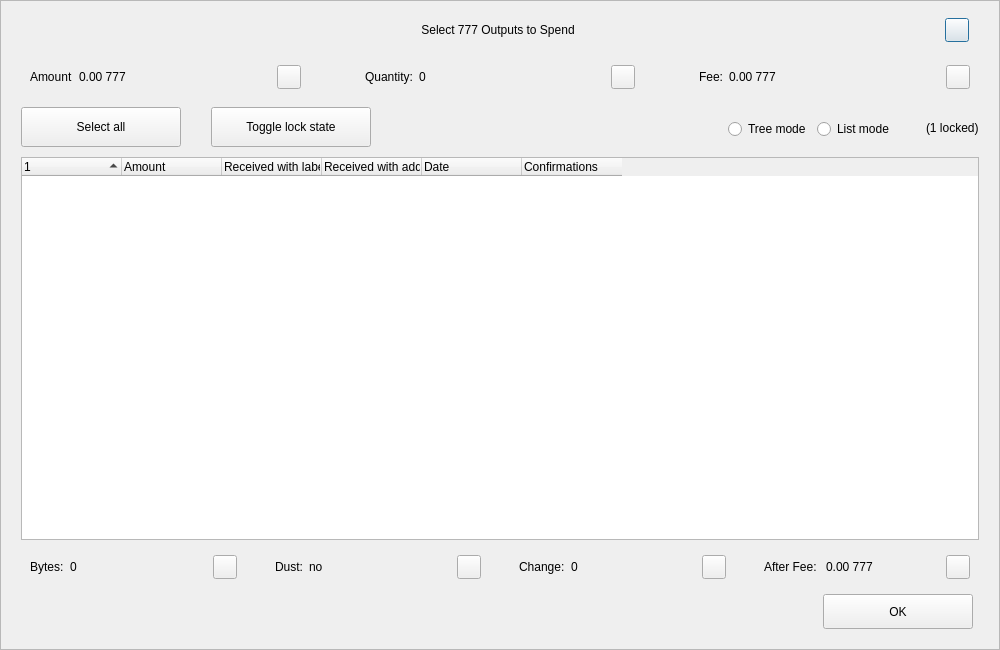
<?xml version="1.0" encoding="UTF-8"?>
<ui version="4.0">
 <class>CoinControlDialog</class>
 <widget class="QDialog" name="CoinControlDialog">
  <property name="geometry">
   <rect>
    <x>0</x>
    <y>0</y>
    <width>1000</width>
    <height>650</height>
   </rect>
  </property>
  <property name="minimumSize">
   <size>
    <width>950</width>
    <height>650</height>
   </size>
  </property>
  <property name="windowTitle">
   <string>Coin Selection</string>
  </property>
  <property name="styleSheet">
   <string notr="true"/>
  </property>
  <layout class="QVBoxLayout" name="verticalLayout">
   <property name="spacing">
    <number>0</number>
   </property>
   <property name="leftMargin">
    <number>0</number>
   </property>
   <property name="topMargin">
    <number>0</number>
   </property>
   <property name="rightMargin">
    <number>0</number>
   </property>
   <property name="bottomMargin">
    <number>0</number>
   </property>
   <item>
    <widget class="QFrame" name="frameContainer">
     <property name="toolTipDuration">
      <number>0</number>
     </property>
     <property name="frameShape">
      <enum>QFrame::StyledPanel</enum>
     </property>
     <property name="frameShadow">
      <enum>QFrame::Raised</enum>
     </property>
     <layout class="QVBoxLayout" name="verticalLayout_2">
      <property name="leftMargin">
       <number>0</number>
      </property>
      <property name="rightMargin">
       <number>0</number>
      </property>
      <property name="bottomMargin">
       <number>20</number>
      </property>
      <item>
       <layout class="QHBoxLayout" name="horizontalLayout_12">
        <property name="spacing">
         <number>0</number>
        </property>
        <property name="leftMargin">
         <number>20</number>
        </property>
        <property name="rightMargin">
         <number>30</number>
        </property>
        <item>
         <spacer name="horizontalSpacer_4">
          <property name="orientation">
           <enum>Qt::Horizontal</enum>
          </property>
          <property name="sizeHint" stdset="0">
           <size>
            <width>40</width>
            <height>20</height>
           </size>
          </property>
         </spacer>
        </item>
        <item>
         <widget class="QLabel" name="labelTitle">
          <property name="minimumSize">
           <size>
            <width>0</width>
            <height>40</height>
           </size>
          </property>
          <property name="maximumSize">
           <size>
            <width>16777215</width>
            <height>40</height>
           </size>
          </property>
          <property name="styleSheet">
           <string notr="true">padding-left:30px;</string>
          </property>
          <property name="text">
           <string>Select 777 Outputs to Spend</string>
          </property>
          <property name="alignment">
           <set>Qt::AlignCenter</set>
          </property>
          <property name="margin">
           <number>7</number>
          </property>
         </widget>
        </item>
        <item>
         <spacer name="horizontalSpacer_5">
          <property name="orientation">
           <enum>Qt::Horizontal</enum>
          </property>
          <property name="sizeHint" stdset="0">
           <size>
            <width>40</width>
            <height>20</height>
           </size>
          </property>
         </spacer>
        </item>
        <item>
         <widget class="QPushButton" name="btnEsc">
          <property name="minimumSize">
           <size>
            <width>24</width>
            <height>24</height>
           </size>
          </property>
          <property name="maximumSize">
           <size>
            <width>24</width>
            <height>24</height>
           </size>
          </property>
          <property name="text">
           <string/>
          </property>
         </widget>
        </item>
       </layout>
      </item>
      <item>
       <layout class="QHBoxLayout" name="horizontalLayout_8">
        <property name="leftMargin">
         <number>20</number>
        </property>
        <property name="rightMargin">
         <number>20</number>
        </property>
        <item>
         <widget class="QWidget" name="layoutAmount" native="true">
          <layout class="QHBoxLayout" name="horizontalLayout_9" stretch="0,1,0">
           <item>
            <widget class="QLabel" name="labelCoinControlAmountText">
             <property name="text">
              <string>Amount</string>
             </property>
            </widget>
           </item>
           <item>
            <widget class="QLabel" name="labelCoinControlAmount">
             <property name="text">
              <string>0.00 777</string>
             </property>
            </widget>
           </item>
           <item alignment="Qt::AlignHCenter|Qt::AlignVCenter">
            <widget class="QPushButton" name="pushButtonAmount">
             <property name="minimumSize">
              <size>
               <width>0</width>
               <height>24</height>
              </size>
             </property>
             <property name="maximumSize">
              <size>
               <width>24</width>
               <height>26</height>
              </size>
             </property>
             <property name="focusPolicy">
              <enum>Qt::NoFocus</enum>
             </property>
             <property name="styleSheet">
              <string notr="true">padding-bottom:2px;
padding-right:4px;</string>
             </property>
             <property name="text">
              <string/>
             </property>
            </widget>
           </item>
          </layout>
         </widget>
        </item>
        <item>
         <spacer name="horizontalSpacer_2">
          <property name="orientation">
           <enum>Qt::Horizontal</enum>
          </property>
          <property name="sizeType">
           <enum>QSizePolicy::Fixed</enum>
          </property>
          <property name="sizeHint" stdset="0">
           <size>
            <width>40</width>
            <height>20</height>
           </size>
          </property>
         </spacer>
        </item>
        <item>
         <widget class="QWidget" name="layoutQuantity" native="true">
          <layout class="QHBoxLayout" name="horizontalLayout_10" stretch="0,1,0">
           <item>
            <widget class="QLabel" name="labelCoinControlQuantityText">
             <property name="text">
              <string>Quantity:</string>
             </property>
            </widget>
           </item>
           <item>
            <widget class="QLabel" name="labelCoinControlQuantity">
             <property name="text">
              <string>0</string>
             </property>
            </widget>
           </item>
           <item alignment="Qt::AlignHCenter|Qt::AlignVCenter">
            <widget class="QPushButton" name="pushButtonQuantity">
             <property name="minimumSize">
              <size>
               <width>0</width>
               <height>24</height>
              </size>
             </property>
             <property name="maximumSize">
              <size>
               <width>24</width>
               <height>26</height>
              </size>
             </property>
             <property name="focusPolicy">
              <enum>Qt::NoFocus</enum>
             </property>
             <property name="styleSheet">
              <string notr="true">padding-bottom:2px;
               padding-right:4px;</string>
             </property>
             <property name="text">
              <string/>
             </property>
            </widget>
           </item>
          </layout>
         </widget>
        </item>
        <item>
         <spacer name="horizontalSpacer_22">
          <property name="orientation">
           <enum>Qt::Horizontal</enum>
          </property>
          <property name="sizeType">
           <enum>QSizePolicy::Fixed</enum>
          </property>
          <property name="sizeHint" stdset="0">
           <size>
            <width>40</width>
            <height>20</height>
           </size>
          </property>
         </spacer>
        </item>
        <item>
         <widget class="QWidget" name="layoutFee" native="true">
          <layout class="QHBoxLayout" name="horizontalLayout_11" stretch="0,1,0">
           <item>
            <widget class="QLabel" name="labelCoinControlFeeText">
             <property name="text">
              <string>Fee:</string>
             </property>
            </widget>
           </item>
           <item>
            <widget class="QLabel" name="labelCoinControlFee">
             <property name="text">
              <string>0.00 777</string>
             </property>
            </widget>
           </item>
           <item alignment="Qt::AlignHCenter|Qt::AlignVCenter">
            <widget class="QPushButton" name="pushButtonFee">
             <property name="minimumSize">
              <size>
               <width>0</width>
               <height>24</height>
              </size>
             </property>
             <property name="maximumSize">
              <size>
               <width>24</width>
               <height>26</height>
              </size>
             </property>
             <property name="focusPolicy">
              <enum>Qt::NoFocus</enum>
             </property>
             <property name="styleSheet">
              <string notr="true">padding-bottom:2px;
               padding-right:4px;</string>
             </property>
             <property name="text">
              <string/>
             </property>
            </widget>
           </item>
          </layout>
         </widget>
        </item>
       </layout>
      </item>
      <item>
       <widget class="QFrame" name="frame">
        <property name="minimumSize">
         <size>
          <width>0</width>
          <height>40</height>
         </size>
        </property>
        <property name="styleSheet">
         <string notr="true">#frame {
	border:0;
}</string>
        </property>
        <property name="frameShape">
         <enum>QFrame::StyledPanel</enum>
        </property>
        <property name="frameShadow">
         <enum>QFrame::Sunken</enum>
        </property>
        <layout class="QHBoxLayout" name="horizontalLayout">
         <property name="spacing">
          <number>0</number>
         </property>
         <property name="leftMargin">
          <number>20</number>
         </property>
         <property name="topMargin">
          <number>0</number>
         </property>
         <property name="rightMargin">
          <number>20</number>
         </property>
         <property name="bottomMargin">
          <number>0</number>
         </property>
         <item>
          <layout class="QHBoxLayout" name="horizontalLayoutPanel" stretch="0,0,0,0,0,0">
           <property name="spacing">
            <number>20</number>
           </property>
           <item>
            <widget class="QPushButton" name="pushButtonSelectAll">
             <property name="sizePolicy">
              <sizepolicy hsizetype="Maximum" vsizetype="Fixed">
               <horstretch>0</horstretch>
               <verstretch>0</verstretch>
              </sizepolicy>
             </property>
             <property name="minimumSize">
              <size>
               <width>160</width>
               <height>40</height>
              </size>
             </property>
             <property name="maximumSize">
              <size>
               <width>16777215</width>
               <height>40</height>
              </size>
             </property>
             <property name="text">
              <string>Select all</string>
             </property>
             <property name="checkable">
              <bool>true</bool>
             </property>
             <property name="checked">
              <bool>false</bool>
             </property>
             <property name="autoExclusive">
              <bool>false</bool>
             </property>
             <property name="autoDefault">
              <bool>false</bool>
             </property>
            </widget>
           </item>
           <item>
            <spacer name="horizontalSpacer_6">
             <property name="orientation">
              <enum>Qt::Horizontal</enum>
             </property>
             <property name="sizeType">
              <enum>QSizePolicy::Fixed</enum>
             </property>
             <property name="sizeHint" stdset="0">
              <size>
               <width>10</width>
               <height>20</height>
              </size>
             </property>
            </spacer>
           </item>
           <item>
            <widget class="QPushButton" name="pushButtonToggleLock">
             <property name="sizePolicy">
              <sizepolicy hsizetype="Maximum" vsizetype="Fixed">
               <horstretch>0</horstretch>
               <verstretch>0</verstretch>
              </sizepolicy>
             </property>
             <property name="minimumSize">
              <size>
               <width>160</width>
               <height>40</height>
              </size>
             </property>
             <property name="maximumSize">
              <size>
               <width>16777215</width>
               <height>40</height>
              </size>
             </property>
             <property name="text">
              <string>Toggle lock state</string>
             </property>
             <property name="checkable">
              <bool>true</bool>
             </property>
             <property name="autoExclusive">
              <bool>false</bool>
             </property>
             <property name="autoDefault">
              <bool>false</bool>
             </property>
            </widget>
           </item>
           <item>
            <spacer name="horizontalSpacer_7">
             <property name="orientation">
              <enum>Qt::Horizontal</enum>
             </property>
             <property name="sizeType">
              <enum>QSizePolicy::Expanding</enum>
             </property>
             <property name="sizeHint" stdset="0">
              <size>
               <width>30</width>
               <height>20</height>
              </size>
             </property>
            </spacer>
           </item>
           <item alignment="Qt::AlignRight">
            <widget class="QGroupBox" name="groupBox_2">
             <property name="styleSheet">
              <string notr="true">#groupBox_2 {
    background-color:transparent;
    border-radius:0;
}</string>
             </property>
             <property name="title">
              <string/>
             </property>
             <layout class="QHBoxLayout" name="horizontalLayout_14">
              <item>
               <widget class="QRadioButton" name="radioTreeMode">
                <property name="sizePolicy">
                 <sizepolicy hsizetype="Maximum" vsizetype="Fixed">
                  <horstretch>0</horstretch>
                  <verstretch>0</verstretch>
                 </sizepolicy>
                </property>
                <property name="text">
                 <string>Tree mode</string>
                </property>
               </widget>
              </item>
              <item>
               <widget class="QRadioButton" name="radioListMode">
                <property name="sizePolicy">
                 <sizepolicy hsizetype="Maximum" vsizetype="Fixed">
                  <horstretch>0</horstretch>
                  <verstretch>0</verstretch>
                 </sizepolicy>
                </property>
                <property name="text">
                 <string>List mode</string>
                </property>
                <property name="checked">
                 <bool>false</bool>
                </property>
               </widget>
              </item>
             </layout>
            </widget>
           </item>
           <item>
            <widget class="QLabel" name="labelLocked">
             <property name="text">
              <string>(1 locked)</string>
             </property>
            </widget>
           </item>
          </layout>
         </item>
        </layout>
       </widget>
      </item>
      <item>
       <layout class="QHBoxLayout" name="horizontalLayout_13">
        <property name="leftMargin">
         <number>20</number>
        </property>
        <property name="rightMargin">
         <number>20</number>
        </property>
        <item>
         <widget class="CoinControlTreeWidget" name="treeWidget">
          <property name="contextMenuPolicy">
           <enum>Qt::CustomContextMenu</enum>
          </property>
          <property name="styleSheet">
           <string notr="true"/>
          </property>
          <property name="sortingEnabled">
           <bool>false</bool>
          </property>
          <property name="columnCount">
           <number>6</number>
          </property>
          <attribute name="headerShowSortIndicator" stdset="0">
           <bool>true</bool>
          </attribute>
          <attribute name="headerStretchLastSection">
           <bool>false</bool>
          </attribute>
          <column>
           <property name="text">
            <string/>
           </property>
          </column>
          <column>
           <property name="text">
            <string>Amount</string>
           </property>
          </column>
          <column>
           <property name="text">
            <string>Received with label</string>
           </property>
          </column>
          <column>
           <property name="text">
            <string>Received with address</string>
           </property>
          </column>
          <column>
           <property name="text">
            <string>Date</string>
           </property>
          </column>
          <column>
           <property name="text">
            <string>Confirmations</string>
           </property>
           <property name="toolTip">
            <string>Confirmed</string>
           </property>
          </column>
         </widget>
        </item>
       </layout>
      </item>
      <item>
       <layout class="QHBoxLayout" name="horizontalLayout_3">
        <property name="spacing">
         <number>20</number>
        </property>
        <property name="leftMargin">
         <number>20</number>
        </property>
        <property name="rightMargin">
         <number>20</number>
        </property>
        <item>
         <widget class="QWidget" name="layoutBytes" native="true">
          <layout class="QHBoxLayout" name="horizontalLayout_4" stretch="0,1,0">
           <item>
            <widget class="QLabel" name="labelCoinControlBytesText">
             <property name="text">
              <string>Bytes:</string>
             </property>
            </widget>
           </item>
           <item>
            <widget class="QLabel" name="labelCoinControlBytes">
             <property name="text">
              <string>0</string>
             </property>
            </widget>
           </item>
           <item alignment="Qt::AlignHCenter|Qt::AlignVCenter">
            <widget class="QPushButton" name="pushButtonBytes">
             <property name="minimumSize">
              <size>
               <width>0</width>
               <height>24</height>
              </size>
             </property>
             <property name="maximumSize">
              <size>
               <width>24</width>
               <height>26</height>
              </size>
             </property>
             <property name="focusPolicy">
              <enum>Qt::NoFocus</enum>
             </property>
             <property name="styleSheet">
              <string notr="true">padding-bottom:2px;
               padding-right:4px;</string>
             </property>
             <property name="text">
              <string/>
             </property>
            </widget>
           </item>
          </layout>
         </widget>
        </item>
        <item>
         <widget class="QWidget" name="layoutDust" native="true">
          <layout class="QHBoxLayout" name="horizontalLayout_5" stretch="0,1,0">
           <item>
            <widget class="QLabel" name="labelCoinControlLowOutputText">
             <property name="text">
              <string>Dust:</string>
             </property>
            </widget>
           </item>
           <item>
            <widget class="QLabel" name="labelCoinControlLowOutput">
             <property name="text">
              <string>no</string>
             </property>
            </widget>
           </item>
           <item alignment="Qt::AlignHCenter|Qt::AlignVCenter">
            <widget class="QPushButton" name="pushButtonDust">
             <property name="minimumSize">
              <size>
               <width>0</width>
               <height>24</height>
              </size>
             </property>
             <property name="maximumSize">
              <size>
               <width>24</width>
               <height>26</height>
              </size>
             </property>
             <property name="focusPolicy">
              <enum>Qt::NoFocus</enum>
             </property>
             <property name="styleSheet">
              <string notr="true">padding-bottom:2px;
               padding-right:4px;</string>
             </property>
             <property name="text">
              <string/>
             </property>
            </widget>
           </item>
          </layout>
         </widget>
        </item>
        <item>
         <widget class="QWidget" name="layoutChange" native="true">
          <layout class="QHBoxLayout" name="horizontalLayout_6" stretch="0,1,0">
           <item>
            <widget class="QLabel" name="labelCoinControlChangeText">
             <property name="text">
              <string>Change:</string>
             </property>
            </widget>
           </item>
           <item>
            <widget class="QLabel" name="labelCoinControlChange">
             <property name="text">
              <string>0</string>
             </property>
            </widget>
           </item>
           <item alignment="Qt::AlignHCenter|Qt::AlignVCenter">
            <widget class="QPushButton" name="pushButtonChange">
             <property name="minimumSize">
              <size>
               <width>0</width>
               <height>24</height>
              </size>
             </property>
             <property name="maximumSize">
              <size>
               <width>24</width>
               <height>26</height>
              </size>
             </property>
             <property name="focusPolicy">
              <enum>Qt::NoFocus</enum>
             </property>
             <property name="styleSheet">
              <string notr="true">padding-bottom:2px;
               padding-right:4px;</string>
             </property>
             <property name="text">
              <string/>
             </property>
            </widget>
           </item>
          </layout>
         </widget>
        </item>
        <item>
         <widget class="QWidget" name="layoutAfter" native="true">
          <layout class="QHBoxLayout" name="horizontalLayout_7" stretch="0,1,0">
           <item>
            <widget class="QLabel" name="labelCoinControlAfterFeeText">
             <property name="text">
              <string>After Fee: </string>
             </property>
            </widget>
           </item>
           <item>
            <widget class="QLabel" name="labelCoinControlAfterFee">
             <property name="text">
              <string>0.00 777</string>
             </property>
            </widget>
           </item>
           <item alignment="Qt::AlignHCenter|Qt::AlignVCenter">
            <widget class="QPushButton" name="pushButtonAlterFee">
             <property name="minimumSize">
              <size>
               <width>0</width>
               <height>24</height>
              </size>
             </property>
             <property name="maximumSize">
              <size>
               <width>24</width>
               <height>26</height>
              </size>
             </property>
             <property name="focusPolicy">
              <enum>Qt::NoFocus</enum>
             </property>
             <property name="styleSheet">
              <string notr="true">padding-bottom:2px;
               padding-right:4px;</string>
             </property>
             <property name="text">
              <string/>
             </property>
            </widget>
           </item>
          </layout>
         </widget>
        </item>
       </layout>
      </item>
      <item>
       <layout class="QHBoxLayout" name="horizontalLayout_2">
        <property name="spacing">
         <number>0</number>
        </property>
        <property name="leftMargin">
         <number>20</number>
        </property>
        <property name="rightMargin">
         <number>26</number>
        </property>
        <item>
         <spacer name="horizontalSpacer_3">
          <property name="orientation">
           <enum>Qt::Horizontal</enum>
          </property>
          <property name="sizeHint" stdset="0">
           <size>
            <width>558</width>
            <height>20</height>
           </size>
          </property>
         </spacer>
        </item>
        <item>
         <widget class="QPushButton" name="pushButtonOk">
          <property name="minimumSize">
           <size>
            <width>150</width>
            <height>35</height>
           </size>
          </property>
          <property name="text">
           <string>OK</string>
          </property>
         </widget>
        </item>
       </layout>
      </item>
     </layout>
    </widget>
   </item>
  </layout>
 </widget>
 <customwidgets>
  <customwidget>
   <class>CoinControlTreeWidget</class>
   <extends>QTreeWidget</extends>
   <header>coincontroltreewidget.h</header>
  </customwidget>
 </customwidgets>
 <resources/>
 <connections/>
</ui>
